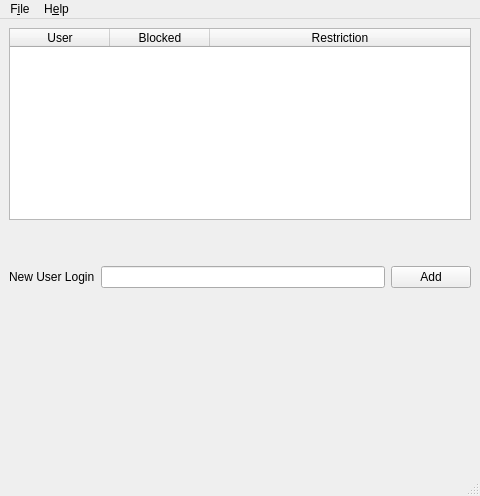
<?xml version="1.0" encoding="UTF-8"?>
<ui version="4.0">
 <class>AdminWindow</class>
 <widget class="QMainWindow" name="AdminWindow">
  <property name="geometry">
   <rect>
    <x>0</x>
    <y>0</y>
    <width>480</width>
    <height>496</height>
   </rect>
  </property>
  <property name="windowTitle">
   <string>Admin</string>
  </property>
  <widget class="QWidget" name="centralwidget">
   <layout class="QVBoxLayout" name="verticalLayout_2">
    <item>
     <layout class="QVBoxLayout" name="verticalLayout">
      <item>
       <widget class="QTableWidget" name="usersTableWidget">
        <property name="selectionBehavior">
         <enum>QAbstractItemView::SelectRows</enum>
        </property>
        <property name="columnCount">
         <number>3</number>
        </property>
        <attribute name="horizontalHeaderCascadingSectionResizes">
         <bool>true</bool>
        </attribute>
        <attribute name="horizontalHeaderHighlightSections">
         <bool>true</bool>
        </attribute>
        <attribute name="horizontalHeaderMinimumSectionSize">
         <number>70</number>
        </attribute>
        <attribute name="horizontalHeaderStretchLastSection">
         <bool>true</bool>
        </attribute>
        <column>
         <property name="text">
          <string>User</string>
         </property>
        </column>
        <column>
         <property name="text">
          <string>Blocked</string>
         </property>
        </column>
        <column>
         <property name="text">
          <string>Restriction</string>
         </property>
        </column>
       </widget>
      </item>
      <item>
       <spacer name="verticalSpacer">
        <property name="orientation">
         <enum>Qt::Vertical</enum>
        </property>
        <property name="sizeHint" stdset="0">
         <size>
          <width>20</width>
          <height>40</height>
         </size>
        </property>
       </spacer>
      </item>
      <item>
       <layout class="QHBoxLayout" name="horizontalLayout">
        <item>
         <widget class="QLabel" name="newUserLoginLabel">
          <property name="text">
           <string>New User Login</string>
          </property>
         </widget>
        </item>
        <item>
         <widget class="QLineEdit" name="newUserLoginEdit"/>
        </item>
        <item>
         <widget class="QPushButton" name="addNewUserButton">
          <property name="text">
           <string>Add</string>
          </property>
         </widget>
        </item>
       </layout>
      </item>
     </layout>
    </item>
    <item>
     <spacer name="verticalSpacer_2">
      <property name="orientation">
       <enum>Qt::Vertical</enum>
      </property>
      <property name="sizeHint" stdset="0">
       <size>
        <width>20</width>
        <height>40</height>
       </size>
      </property>
     </spacer>
    </item>
   </layout>
  </widget>
  <widget class="QMenuBar" name="menubar">
   <property name="geometry">
    <rect>
     <x>0</x>
     <y>0</y>
     <width>480</width>
     <height>35</height>
    </rect>
   </property>
   <widget class="QMenu" name="menuFile">
    <property name="title">
     <string>F&amp;ile</string>
    </property>
    <addaction name="actionExit"/>
    <addaction name="actionChange_password"/>
   </widget>
   <widget class="QMenu" name="menuHelp">
    <property name="title">
     <string>H&amp;elp</string>
    </property>
    <addaction name="actionAbout"/>
   </widget>
   <addaction name="menuFile"/>
   <addaction name="menuHelp"/>
  </widget>
  <widget class="QStatusBar" name="statusbar"/>
  <action name="actionExit">
   <property name="text">
    <string>&amp;Exit</string>
   </property>
  </action>
  <action name="actionAbout">
   <property name="text">
    <string>&amp;About</string>
   </property>
  </action>
  <action name="actionChange_password">
   <property name="text">
    <string>&amp;Change password</string>
   </property>
  </action>
 </widget>
 <resources/>
 <connections/>
</ui>
